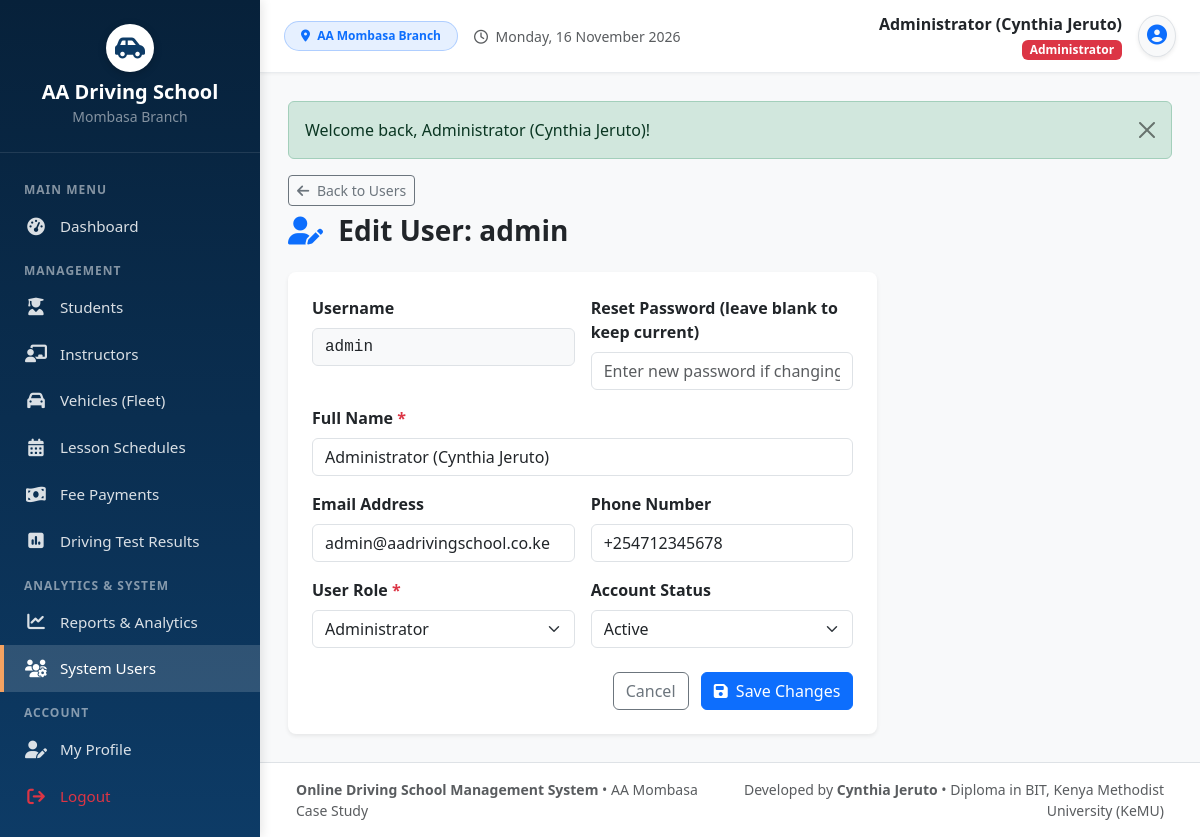
The page /user_edit.php?id=1 (signed in) on the database its author committed.
### tables this page shows
CREATE TABLE `users` (
  `user_id` INT(11) NOT NULL AUTO_INCREMENT,
  `username` VARCHAR(50) NOT NULL UNIQUE,
  `password` VARCHAR(255) NOT NULL,
  `full_name` VARCHAR(100) NOT NULL,
  `email` VARCHAR(100) DEFAULT NULL,
  `phone` VARCHAR(20) DEFAULT NULL,
  `role` ENUM('Administrator', 'Receptionist', 'Instructor', 'Student') NOT NULL DEFAULT 'Receptionist',
  `status` ENUM('Active', 'Inactive') NOT NULL DEFAULT 'Active',
  `created_at` TIMESTAMP NOT NULL DEFAULT CURRENT_TIMESTAMP,
  PRIMARY KEY (`user_id`)
);

### user_edit.php (the view, shortened to what this page needs)
<?php
require_once __DIR__ . '/includes/header.php';
$userId = (int)($_GET['id'] ?? 0);
$stmt = $pdo->prepare("SELECT * FROM users WHERE user_id = ?");
$stmt->execute([$userId]);
$user = $stmt->fetch();
?>
<div class="mb-4">
    <a href="users.php" class="btn btn-outline-secondary btn-sm mb-2"><i class="fa-solid fa-arrow-left me-1"></i> Back to Users</a>
    <h3 class="fw-bold mb-1 text-dark"><i class="fa-solid fa-user-pen text-primary me-2"></i> Edit User: <?= htmlspecialchars($user['username']) ?></h3>
</div>
<div class="card border-0 shadow-sm rounded-3 col-lg-8">
    <div class="card-body p-4">
        <form method="POST" action="user_edit.php?id=<?= $userId ?>">
            <div class="row g-3">
                <div class="col-md-6">
                    <label class="form-label fw-semibold">Username</label>
                    <input type="text" class="form-control bg-light font-monospace" value="<?= htmlspecialchars($user['username']) ?>" readonly>
                </div>
                <div class="col-md-6">
                    <label class="form-label fw-semibold">Reset Password (leave blank to keep current)</label>
                    <input type="password" class="form-control" name="new_password" placeholder="Enter new password if changing">
                </div>
                <div class="col-md-12">
                    <label class="form-label fw-semibold">Full Name <span class="text-danger">*</span></label>
                    <input type="text" class="form-control" name="full_name" value="<?= htmlspecialchars($user['full_name']) ?>" required>
                </div>
                <div class="col-md-6">
                    <label class="form-label fw-semibold">Email Address</label>
                    <input type="email" class="form-control" name="email" value="<?= htmlspecialchars($user['email'] ?? '') ?>">
                </div>
                <div class="col-md-6">
                    <label class="form-label fw-semibold">Phone Number</label>
                    <input type="text" class="form-control" name="phone" value="<?= htmlspecialchars($user['phone'] ?? '') ?>">
                </div>
                <div class="col-md-6">
                    <label class="form-label fw-semibold">User Role <span class="text-danger">*</span></label>
                    <select name="role" class="form-select" required>
                        <option value="Administrator" <?= ($user['role'] === 'Administrator') ? 'selected' : '' ?>>Administrator</option>
                    </select>
                </div>
                <div class="col-md-6">
                    <label class="form-label fw-semibold">Account Status</label>
                    <select name="status" class="form-select">
                        <option value="Active" <?= ($user['status'] === 'Active') ? 'selected' : '' ?>>Active</option>
                    </select>
                </div>
                <div class="col-12 mt-4 text-end">
                    <a href="users.php" class="btn btn-outline-secondary me-2">Cancel</a>
                    <button type="submit" class="btn btn-primary"><i class="fa-solid fa-save me-1"></i> Save Changes</button>
                </div>
            </div>
        </form>
    </div>
</div>
<?php require_once __DIR__ . '/includes/footer.php'; ?>

### assets/css/style.css (style rules this page uses)
:root { --primary-color: #0d3b66; --primary-dark: #07213a; --primary-light: #185a9d; --accent-color: #f4a261; --accent-hover: #e76f51; --bg-light: #f8f9fa; --sidebar-width: 260px; --text-dark: #2b2d42; --card-shadow: 0 4px 12px rgba(0, 0, 0, 0.05); }
body { font-family: 'Segoe UI', system-ui, -apple-system, sans-serif; background-color: var(--bg-light); color: var(--text-dark); min-height: 100vh; }

### rows shown on the page
users: username "admin", full_name "Administrator (Cynthia Jeruto)", email "admin@aadrivingschool.co.ke", phone "+254712345678", role "Administrator", status "Active"

### other values the page prints
$_SESSION['full_name'] "Administrator (Cynthia Jeruto)"
$_SESSION['role'] "Administrator"
$flash['message'] "Welcome back, Administrator (Cynthia Jeruto)!"
